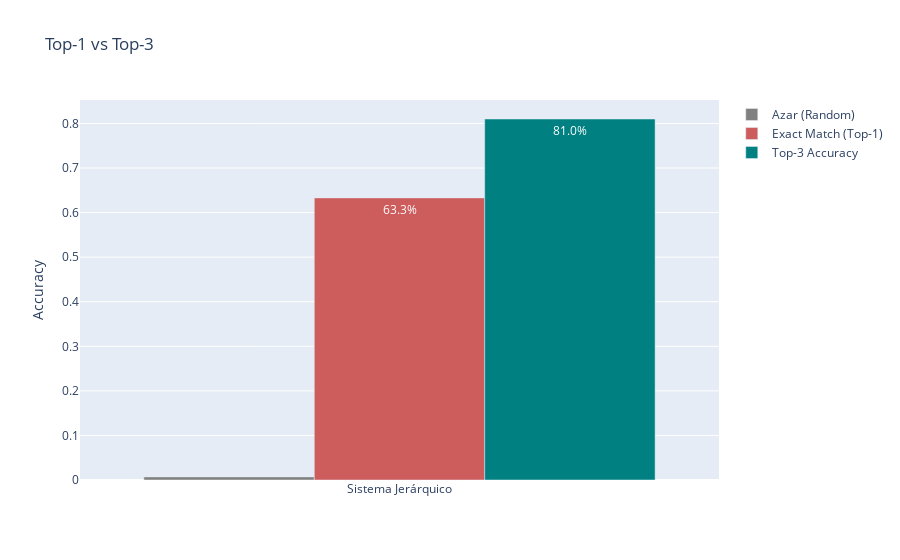

This figure's notebook cell:
### Markdown cell above
INTERPETACION DE RESULTADOS...

Considero que la razon por la cual el modelo no tiene una precision mas alta, no se debe a que el modelo no haya aprendido como se debe, el problema no es que el modelo no distinga un paper de fisica con uno de economia, el problema es que se debe de confundir (por ejemplo, cs.LG[machine learning] y cs.AI[artificial inteligence]).
al darle 3 oportunidades, acerto casi el 80% de las veces. Con esto podria concluir que el modelo entiende semantica perfectamente, solo se confunde por los prefijos de arxiv

### Code cell
import plotly.graph_objects as go


valores_top1 = [0.6330] # 63.3%
valores_top3 = [0.8100] # Tu 81%
azar = [0.007] 

categorias = ['Sistema Jerárquico']

fig = go.Figure()

# Barra del Azar (Referencia)
fig.add_trace(go.Bar(
    x=categorias, y=azar, name='Azar (Random)', marker_color='gray'
))

# Barra Top-1
fig.add_trace(go.Bar(
    x=categorias, y=valores_top1, name='Exact Match (Top-1)', marker_color='indianred',
    text=[f"{v*100:.1f}%" for v in valores_top1], textposition='auto'
))

# Barra Top-3
fig.add_trace(go.Bar(
    x=categorias, y=valores_top3, name='Top-3 Accuracy', marker_color='teal',
    text=[f"{v*100:.1f}%" for v in valores_top3], textposition='auto'
))

fig.update_layout(
    title='Top-1 vs Top-3',
    yaxis_title='Accuracy',
    barmode='group'
)

fig.show()

### Figure 1 — Plotly figure (JSON) as saved in the notebook; plotly's stock layout.template omitted (floating-point values rounded to 4 significant figures)
{"data": [{"marker": {"color": "gray"}, "name": "Azar (Random)", "type": "bar", "x": ["Sistema Jerárquico"], "y": [0.007]}, {"marker": {"color": "indianred"}, "name": "Exact Match (Top-1)", "text": ["63.3%"], "textposition": "auto", "type": "bar", "x": ["Sistema Jerárquico"], "y": [0.633]}, {"marker": {"color": "teal"}, "name": "Top-3 Accuracy", "text": ["81.0%"], "textposition": "auto", "type": "bar", "x": ["Sistema Jerárquico"], "y": [0.81]}], "layout": {"barmode": "group", "title": {"text": "Top-1 vs Top-3"}, "yaxis": {"title": {"text": "Accuracy"}}}}
